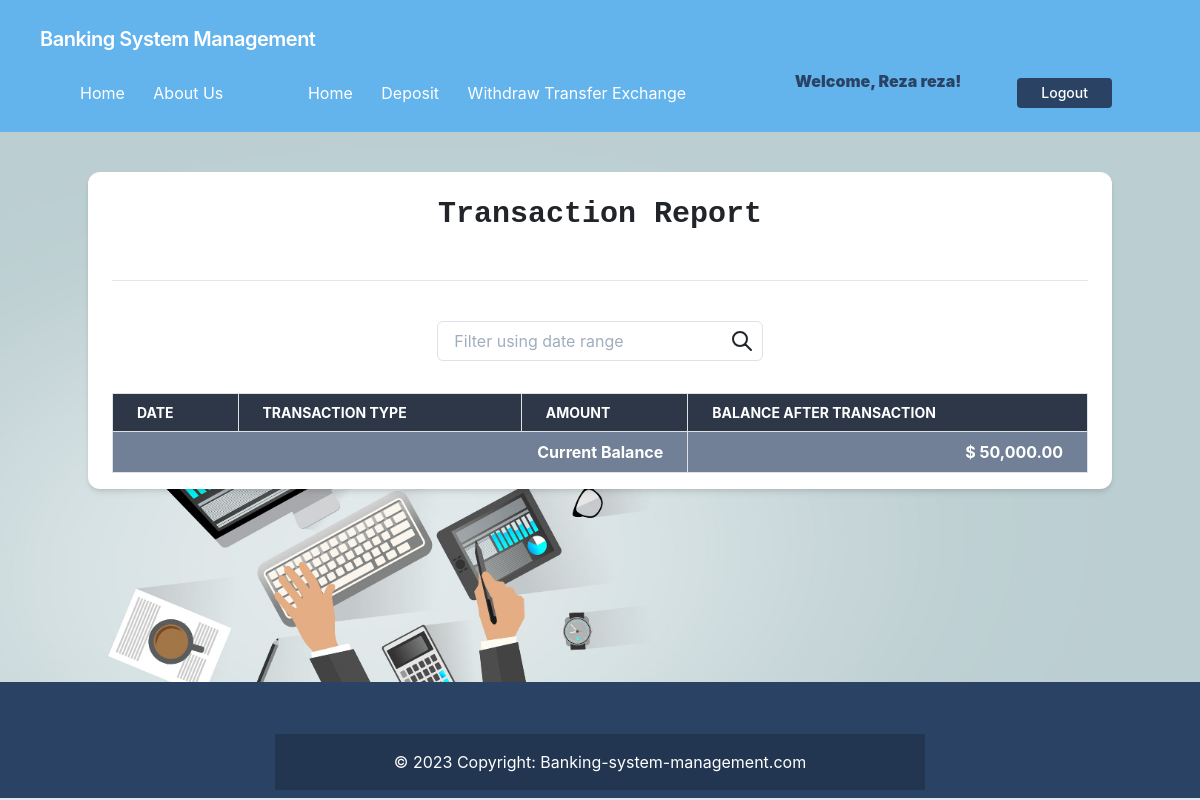
The page /transactions/report/ (signed in) on the database its author committed.
### accounts/models.py (models this page shows, shortened)
class User(AbstractUser):
    username = None
    email = models.EmailField(unique=True, null=False, blank=False)
    objects = UserManager()
    USERNAME_FIELD = 'email'
    REQUIRED_FIELDS = []

class UserBankAccount(models.Model):
    user = models.OneToOneField(
        User,
        related_name='account',
        on_delete=models.CASCADE,
    )
    account_type = models.ForeignKey(
        BankAccountType,
        related_name='accounts',
        on_delete=models.CASCADE
    )
    account_no = models.PositiveIntegerField(unique=True)
    gender = models.CharField(max_length=1, choices=GENDER_CHOICE)
    birth_date = models.DateField(null=True, blank=True)
    balance = models.DecimalField(
        default=0,
        max_digits=12,
        decimal_places=2
    )
    interest_start_date = models.DateField(
        null=True, blank=True,
        help_text=(
            'The month number that interest calculation will start from'
        )
    )
    initial_deposit_date = models.DateField(null=True, blank=True)

### transactions/views.py (the view)
# urls.py: path("report/", TransactionRepostView.as_view(), name="transaction_report"),
class TransactionRepostView(LoginRequiredMixin, ListView):
    template_name = 'transactions/transaction_report.html'
    model = Transaction
    form_data = {}
    def get(self, request, *args, **kwargs):
        form = TransactionDateRangeForm(request.GET or None)
        if form.is_valid():
            self.form_data = form.cleaned_data
        return super().get(request, *args, **kwargs)
    def get_queryset(self):
        queryset = super().get_queryset().filter(
            account=self.request.user.account
        )
        daterange = self.form_data.get("daterange")
        if daterange:
            queryset = queryset.filter(timestamp__date__range=daterange)
        return queryset.distinct()
    def get_context_data(self, **kwargs):
        context = super().get_context_data(**kwargs)
        context.update({
            'account': self.request.user.account,
            'form': TransactionDateRangeForm(self.request.GET or None)
        })
        return context

### transactions/forms.py (shortened to what this page needs)
class TransactionDateRangeForm(forms.Form):
    daterange = forms.CharField(required=False)

### templates/transactions/transaction_report.html (shortened to what this page needs)
{% extends 'core/base.html' %} {% load humanize %} {% block head_title %}Transaction Report{% endblock %} {% block head_extra %}
<link rel="stylesheet" type="text/css" href="https://cdn.jsdelivr.net/npm/daterangepicker/daterangepicker.css" /> {% endblock %} {% block content %}
<div class="my-10 py-3 px-4 bg-white rounded-xl shadow-md">
    <h1 class="font-mono font-bold text-3xl text-center pb-5 pt-2">Transaction Report</h1>
    <hr />
    <form method="get" id="filter">
        <div class="flex justify-center">
            <div class="mt-10 h-10 pl-3 pr-2 bg-white border rounded-md border-gray-500 flex justify-between items-center relative  w-4/12">
                <input type="search" name="daterange" id="search" placeholder="Filter using date range" class="appearance-none w-full outline-none focus:outline-none active:outline-none" autocomplete="off" value="{{ request.GET.daterange}}" />
                <button type="submit" class="ml-1 outline-none focus:outline-none active:outline-none">
                    <svg fill="none" stroke="currentColor" stroke-linecap="round" stroke-linejoin="round" stroke-width="2" viewBox="0 0 24 24" class="w-6 h-6">
                        <path d="M21 21l-6-6m2-5a7 7 0 11-14 0 7 7 0 0114 0z"></path>
                    </svg>
                </button>
            </div>
        </div>
    </form>
    <table class="table-auto mx-auto w-full mt-8 border-collapse">
        <thead class="bg-gray-800 text-white">
            <tr class="uppercase font-semibold text-sm">
                <th class=" border border-black px-4 py-2">Date</th>
                <th class=" border border-black px-4 py-2">Transaction Type</th>
                <th class=" border border-black px-4 py-2">Amount</th>
                <th class=" border border-black px-4 py-2">Balance After Transaction</th>
            </tr>
        </thead>
        <tbody>
            <tr class="bg-gray-600 text-white">
                <th class="border border-blue-900 px-4 py-2 text-right" colspan="3">Current Balance</th>
                <th class="border border-blue-900 px-4 py-2 text-right">$ {{ account.balance|floatformat:2|intcomma }}</th>
            </tr>
        </tbody>
    </table>
</div>
{% endblock %}

### templates/core/navbar.html (shortened to what this page needs)
<nav class="flex items-center justify-between flex-wrap bg-blue-400 p-6 px-10">
    <div class="flex items-center flex-shrink-0 text-white mr-6">
        <span class="font-semibold text-xl tracking-tight text-white">Banking System Management</span>
    </div>
    <div class="w-full block flex-grow lg:flex lg:items-center lg:w-auto px-10">
        <div class="text-md lg:flex-grow">
            <a href=" {% url 'home' %} " class="block mt-4 lg:inline-block lg:mt-0 text-white hover:text-white mr-4">
                Home
            </a>
            <a href="{% url 'aboutus' %} " class="block mt-4 lg:inline-block lg:mt-0 text-white hover:text-white mr-4">
                About Us
            </a>
        </div>
        {% if request.user.is_authenticated %}
            <div class="text-md lg:flex-grow">
                <a href="{% url 'transactions:transaction_report' %}" class="block mt-4 lg:inline-block lg:mt-0 text-white hover:text-white mr-4">
                    Home
                </a>
                <a href="{% url 'transactions:deposit_money' %}" class="block mt-4 lg:inline-block lg:mt-0 text-white hover:text-white mr-4">
                    Deposit
                </a>
                <a href="{% url 'transactions:withdraw_money' %}" class="block mt-4 lg:inline-block lg:mt-0 text-white hover:text-white">
                    Withdraw
                </a>
                <a href="{% url 'transfer' %} " class="block mt-4 lg:inline-block lg:mt-0 text-white hover:text-white">
                    Transfer
                </a>
                <a href=" {% url 'exchange' %}  " class="block mt-4 lg:inline-block lg:mt-0 text-white hover:text-white">
                    Exchange
                </a>
            </div>
            <div class="flex w-auto">
                <div class="text-blue-900 my-auto font-black px-5">Welcome, {{ request.user.first_name }} {{ request.user.last_name }}!</div>
                <a href="{% url 'accounts:user_logout' %}" class="mx-2 inline-block font-medium text-sm px-4 py-2 leading-none bg-blue-900 rounded text-white border-white hover:border-transparent hover:text-gray-800 hover:bg-white mt-4 lg:mt-0">Logout</a>
            </div>
        {% endif %}
    </div>
</nav>

### rows shown on the page
User: user.first_name "Reza", user.last_name "reza"
UserBankAccount: balance "50,000.00"
